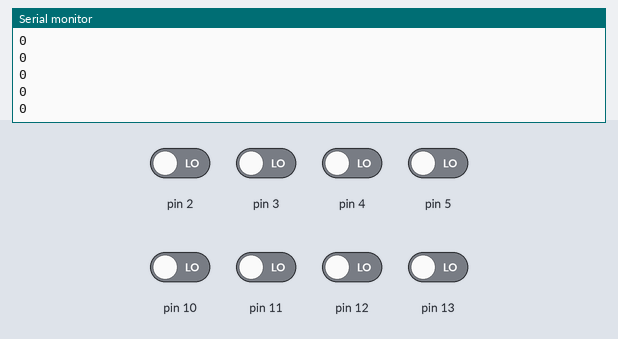
The sketch below on a simulated Arduino Uno, built with avr-gcc and run on an emulated ATmega328P. Shown: the last lines printed to the serial monitor. The test bench sets the inputs (shaded band); at power-on: pin 2–5, pin 10–13 LOW.

Above: at 1.2 s.
1.3 s: pin 2 driven HIGH
At 2.2 s:
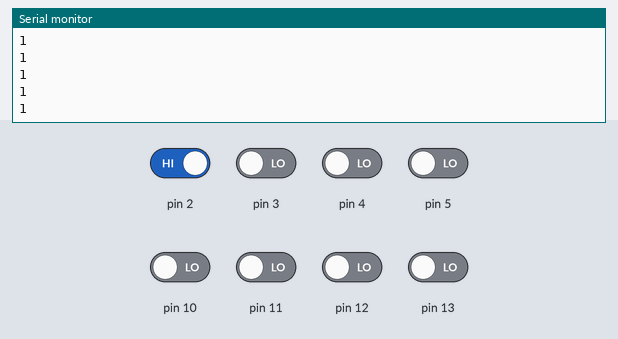
2.8 s: pin 3 driven HIGH
At 3.8 s:
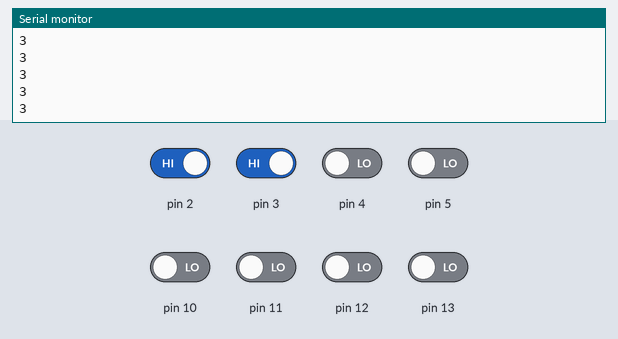
4.3 s: pin 4 driven HIGH
At 5.3 s:
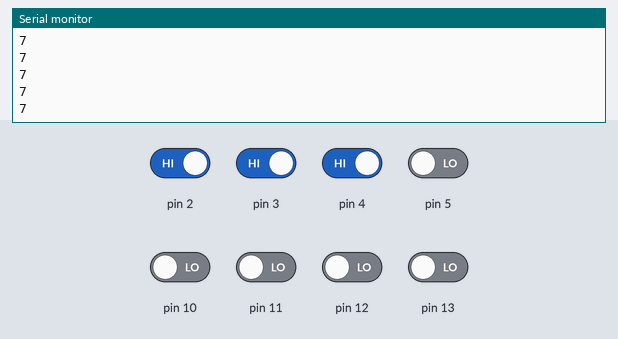
5.8 s: pin 5 driven HIGH
At 6.8 s:
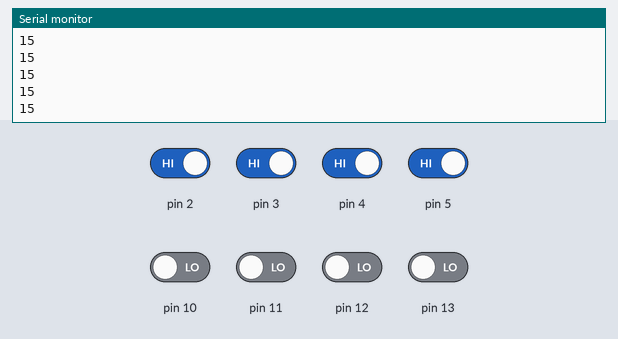
7.3 s: pin 10 driven HIGH
At 8.1 s:
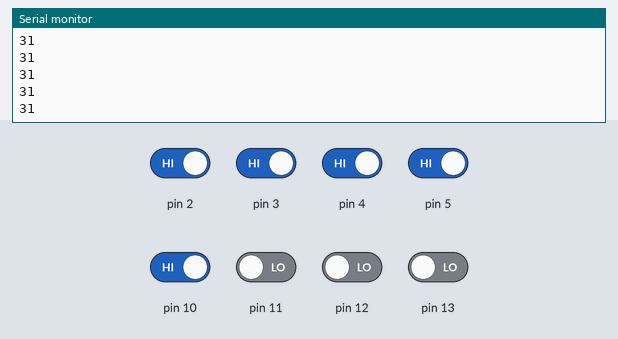
Timing chart, 0 to 8.4 s (numbered marks = the images above; inputs shaded):
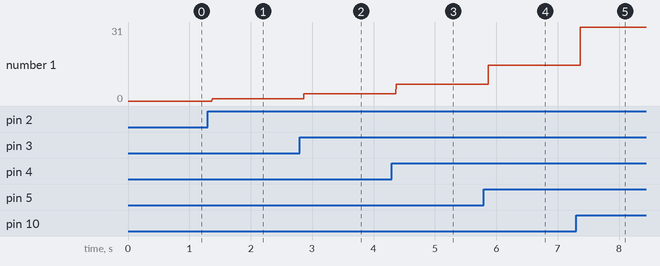

Measured:
- after the input at 1.3 s, the serial monitor: prints a new line after 0.07 s (image 1)
- after the input at 2.8 s, the serial monitor: prints a new line after 0.07 s (image 2)
- after the input at 4.3 s, the serial monitor: prints a new line after 0.07 s (image 3)
- after the input at 5.8 s, the serial monitor: prints a new line after 0.07 s (image 4)
- after the input at 7.3 s, the serial monitor: prints a new line after 0.07 s (image 5)
- plotted number 1: 0 → 1 after the input at 1.3 s, 1 → 3 after the input at 2.8 s, 3 → 7 after the input at 4.3 s, 7 → 15 after the input at 5.8 s, 15 → 31 after the input at 7.3 s

The sketch:

sample_test_for_rx.ino
```cpp
int cc=0;
void setup() {
  pinMode(2, INPUT);
  pinMode(3, INPUT);
  pinMode(4, INPUT);
  pinMode(5, INPUT);
  pinMode(10, INPUT);
  pinMode(11, INPUT);
  pinMode(12, INPUT);
  pinMode(13, INPUT);
  Serial.begin(9600);                       // set the baud rate
  //Serial.println("Ready");                  // print "Ready" once
   }
void loop() {

int z0 = digitalRead(2);
int z1 = digitalRead(3);
int z2 = digitalRead(4);
int z3 = digitalRead(5);
int z4 = digitalRead(10);
int z5 = digitalRead(11);
int z6 = digitalRead(12);
int z7 = digitalRead(13);
int no = (z7<<7)+(z6<<6)+(z5<<5)+(z4<<4)+(z3<<3)+(z2<<2)+(z1<<1)+z0;
Serial.println(int(no));
            //  delay(1000);
  }

 // if(cc==0){
//
  //  cc=1;
```
